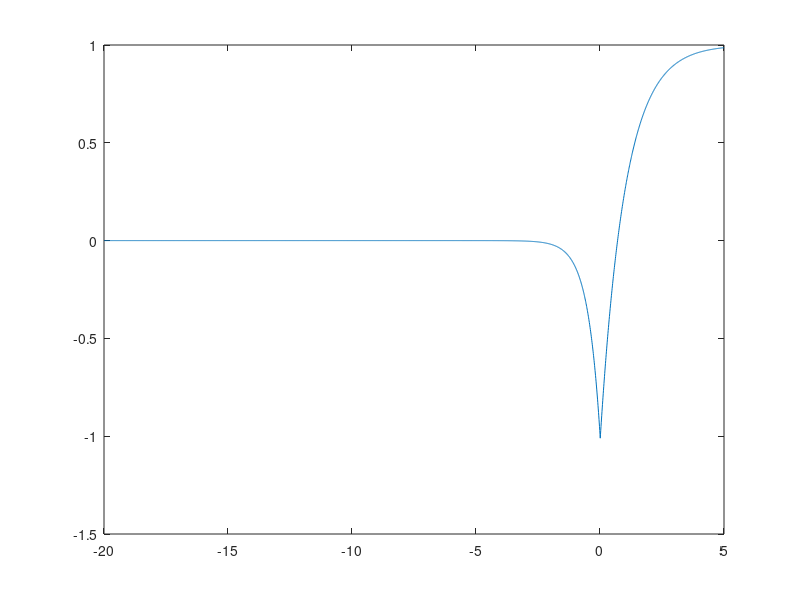

Reproduce this figure in MATLAB.
 t1=-10:.01:0;t1=t1';
g1=-2*exp(2*t1);
t2=0:.01:10;t2=t2';
g2=2*exp(-t2);
t=[t1;t2]; g=[g1;g2];
f=[zeros(size(g1));ones(size(g2))];
c=0.01*conv(f,g);
t=-20:.01:5;t=t';
plot(t,c(1:length(t)))    
